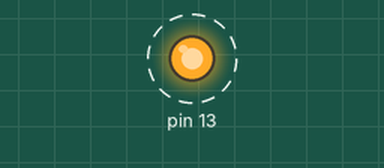
A sketch run on a simulated Arduino Uno, built with avr-gcc and run on an emulated ATmega328P. Shown: output pins drawn as LEDs (lit = HIGH). Dashed ring = blinking.

Above: at 0.2 s.
Timing chart, 0 to 3.0 s (numbered marks = the images above):
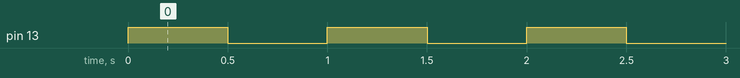

The sketch:

exemple.ino
```cpp
// GOMA PRO Devs — Arduino 08 — Exemple d'utilisation
#include "LedManager.h"

LedManager led(13);

void setup() {
  led.begin();
}

void loop() {
  led.on();
  delay(500);
  led.off();
  delay(500);
}
```

LedManager.cpp
```cpp
#include "LedManager.h"

LedManager::LedManager(int pin) : _pin(pin) {}

void LedManager::begin() {
  pinMode(_pin, OUTPUT);
}

void LedManager::on() {
  digitalWrite(_pin, HIGH);
}

void LedManager::off() {
  digitalWrite(_pin, LOW);
}
```

LedManager.h
```cpp
#ifndef LED_MANAGER_H
#define LED_MANAGER_H

class LedManager {
public:
  LedManager(int pin);
  void begin();
  void on();
  void off();
private:
  int _pin;
};

#endif
```

Measured:
- by itself, pin 13: alternates HIGH for 0.50 s and LOW for 0.50 s
